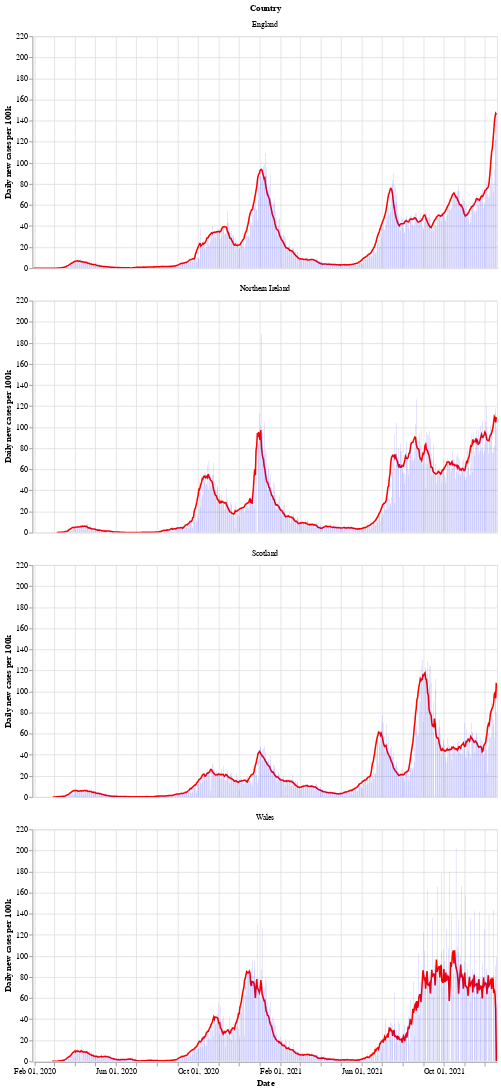

Write notebook code for a chart like this one.
### Markdown cell above
Next is a bar chart of the number of new cases in each country (per 100k population), with the 7 day moving average of cases. Again we see that Wales saw a longer period of raising and falling cases compared to the other countries.

After a period of cases falling, each nation is now seeing a rise in the number of cases - especially in Wales.

### Code cell
# collapse
bars = alt.Chart(uk_cases).mark_bar().encode(
    x=alt.X("yearmonthdate(date):T", axis=alt.Axis(title='Date')),
    y=alt.Y("newCasesRate:Q", axis=alt.Axis(title='Daily new cases per 100k')),
    tooltip='newCasesRate',
    color=alt.condition(
        alt.datum.dailyChange > 0,
        alt.value("orange"),  # The positive color
        alt.value("blue")  # The negative color
    )
).properties(title='New cases per 100k population with rolling 7 day average', width=600).interactive()
line = alt.Chart(uk_cases).mark_line(
    color='red',
    size=2,
).transform_window(
    rolling_mean='mean(newCasesRate)',
    frame=[0, 7],
    groupby=['areaName']
).encode(
    x='yearmonthdate(date):T',
    y='rolling_mean:Q'
)
alt.layer(line, bars, data=uk_cases).facet(alt.Row('areaName', title='Country'), columns=1)

### Figure 1 — Vega-Lite specification as saved in the notebook (floating-point values rounded to 4 significant figures; data arrays with more than 128 entries replaced by an {"elided": "..."} marker saying what was removed)
{"config": {"view": {"continuousWidth": 400, "continuousHeight": 300}}, "data": {"name": "data-6e2a3d28709bed450738582dc315b809"}, "facet": {"type": "nominal", "field": "areaName", "title": "Country"}, "spec": {"layer": [{"mark": {"type": "line", "color": "red", "size": 2}, "encoding": {"x": {"type": "temporal", "field": "date", "timeUnit": "yearmonthdate"}, "y": {"type": "quantitative", "field": "rolling_mean"}}, "transform": [{"window": [{"op": "mean", "field": "newCasesRate", "as": "rolling_mean"}], "frame": [0, 7], "groupby": ["areaName"]}]}, {"mark": "bar", "encoding": {"color": {"condition": {"value": "orange", "test": "(datum.dailyChange > 0)"}, "value": "blue"}, "tooltip": {"type": "quantitative", "field": "newCasesRate"}, "x": {"type": "temporal", "axis": {"title": "Date"}, "field": "date", "timeUnit": "yearmonthdate"}, "y": {"type": "quantitative", "axis": {"title": "Daily new cases per 100k"}, "field": "newCasesRate"}}, "selection": {"selector002": {"type": "interval", "bind": "scales", "encodings": ["x", "y"]}}, "title": "New cases per 100k population with rolling 7 day average", "width": 600}]}, "columns": 1, "$schema": "https://vega.github.io/schema/vega-lite/v4.8.1.json", "datasets": {"data-6e2a3d28709bed450738582dc315b809": {"elided": "2664 records"}}}
